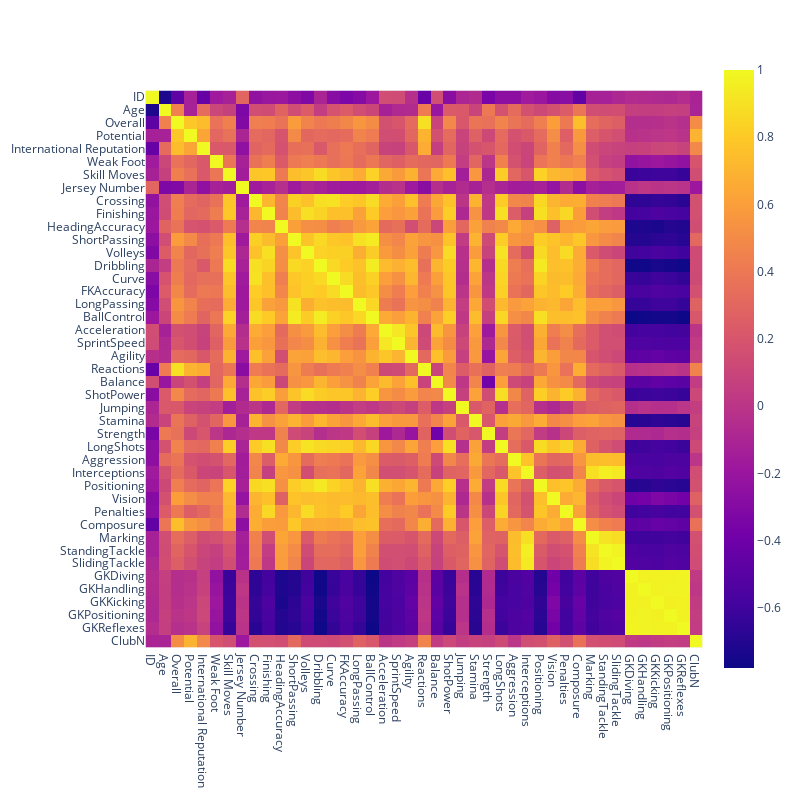

Notebook cell for this chart:
### Code cell
import plotly.express as px

m_corr = df2.corr()
fig = px.imshow(m_corr, x=m_corr.columns, y=m_corr.columns,width=800, height=800)
fig.update_xaxes(nticks=m_corr.shape[1])
fig.update_yaxes(nticks=m_corr.shape[1])
fig.show()

### Figure 1 — Plotly figure (JSON) as saved in the notebook; plotly's stock layout.template omitted (floating-point values rounded to 4 significant figures; data arrays with more than 128 entries replaced by an {"elided": "..."} marker saying what was removed)
{"data": [{"coloraxis": "coloraxis", "hovertemplate": "x: %{x}<br>y: %{y}<br>color: %{z}<extra></extra>", "name": "0", "type": "heatmap", "x": ["ID", "Age", "Overall", "Potential", "International Reputation", "Weak Foot", "Skill Moves", "Jersey Number", "Crossing", "Finishing", "HeadingAccuracy", "ShortPassing", "Volleys", "Dribbling", "Curve", "FKAccuracy", "LongPassing", "BallControl", "Acceleration", "SprintSpeed", "Agility", "Reactions", "Balance", "ShotPower", "Jumping", "Stamina", "Strength", "LongShots", "Aggression", "Interceptions", "Positioning", "Vision", "Penalties", "Composure", "Marking", "StandingTackle", "SlidingTackle", "GKDiving", "GKHandling", "GKKicking", "GKPositioning", "GKReflexes", "ClubN"], "xaxis": "x", "y": ["ID", "Age", "Overall", "Potential", "International Reputation", "Weak Foot", "Skill Moves", "Jersey Number", "Crossing", "Finishing", "HeadingAccuracy", "ShortPassing", "Volleys", "Dribbling", "Curve", "FKAccuracy", "LongPassing", "BallControl", "Acceleration", "SprintSpeed", "Agility", "Reactions", "Balance", "ShotPower", "Jumping", "Stamina", "Strength", "LongShots", "Aggression", "Interceptions", "Positioning", "Vision", "Penalties", "Composure", "Marking", "StandingTackle", "SlidingTackle", "GKDiving", "GKHandling", "GKKicking", "GKPositioning", "GKReflexes", "ClubN"], "yaxis": "y", "z": {"elided": "43x43 float values"}}], "layout": {"coloraxis": {"colorscale": [[0, "#0d0887"], [0.1111, "#46039f"], [0.2222, "#7201a8"], [0.3333, "#9c179e"], [0.4444, "#bd3786"], [0.5556, "#d8576b"], [0.6667, "#ed7953"], [0.7778, "#fb9f3a"], [0.8889, "#fdca26"], [1, "#f0f921"]]}, "height": 800, "margin": {"t": 60}, "width": 800, "xaxis": {"anchor": "y", "constrain": "domain", "domain": [0, 1], "nticks": 43, "scaleanchor": "y"}, "yaxis": {"anchor": "x", "autorange": "reversed", "constrain": "domain", "domain": [0, 1], "nticks": 43}}}
